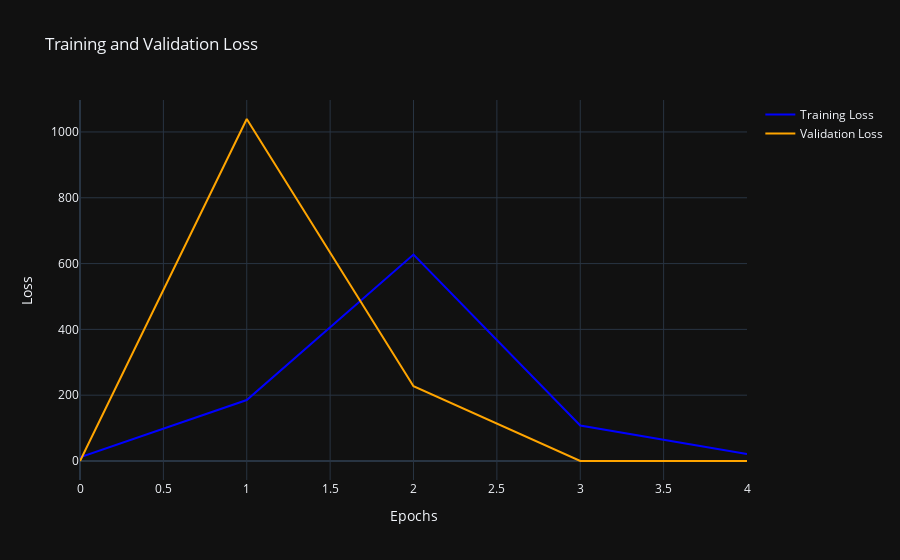
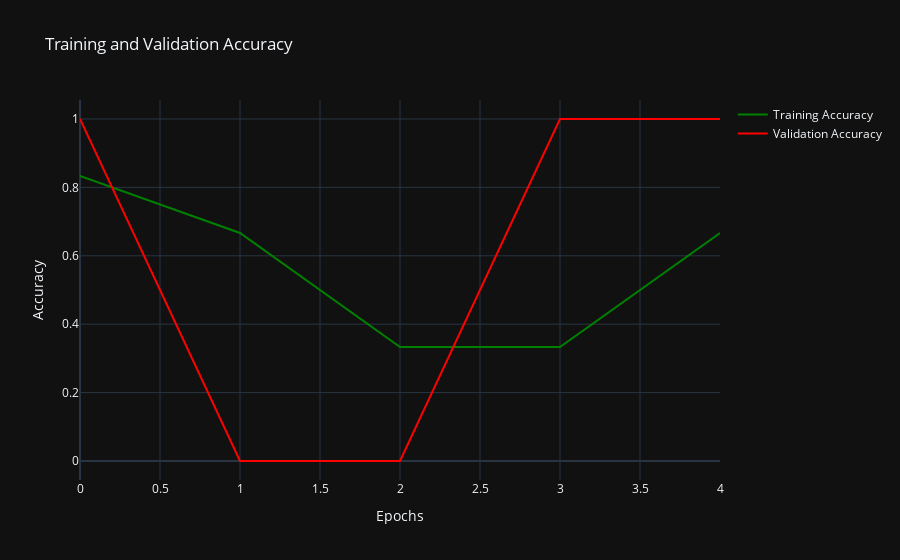

The notebook cell saved with these charts, in order:
### Code cell
import plotly.graph_objects as go
import plotly.express as px



# Create a Plotly figure for loss
fig_loss = go.Figure()

fig_loss.add_trace(go.Scatter(x=history.epoch,
                             y=history.history['loss'],
                             mode='lines',
                             name='Training Loss',
                             line=dict(color='blue')))
fig_loss.add_trace(go.Scatter(x=history.epoch,
                             y=history.history['val_loss'],
                             mode='lines',
                             name='Validation Loss',
                             line=dict(color='orange')))

fig_loss.update_layout(title='Training and Validation Loss',
                      xaxis_title='Epochs',
                      yaxis_title='Loss',
                      template='plotly_dark')

# Create a Plotly figure for accuracy
fig_accuracy = go.Figure()

fig_accuracy.add_trace(go.Scatter(x=history.epoch,
                                 y=history.history['accuracy'],
                                 mode='lines',
                                 name='Training Accuracy',
                                 line=dict(color='green')))
fig_accuracy.add_trace(go.Scatter(x=history.epoch,
                                 y=history.history['val_accuracy'],
                                 mode='lines',
                                 name='Validation Accuracy',
                                 line=dict(color='red')))

fig_accuracy.update_layout(title='Training and Validation Accuracy',
                          xaxis_title='Epochs',
                          yaxis_title='Accuracy',
                          template='plotly_dark')

# Show the figures
fig_loss.show()
fig_accuracy.show()

### Figure 1 — Plotly figure (JSON) as saved in the notebook; plotly's stock layout.template omitted (floating-point values rounded to 4 significant figures)
{"data": [{"line": {"color": "blue"}, "mode": "lines", "name": "Training Loss", "type": "scatter", "x": [0, 1, 2, 3, 4], "y": [11.52, 185.2, 627.3, 107.9, 21.05]}, {"line": {"color": "orange"}, "mode": "lines", "name": "Validation Loss", "type": "scatter", "x": [0, 1, 2, 3, 4], "y": [0, 1039.0, 227.3, 4.23e-17, 6.785e-15]}], "layout": {"title": {"text": "Training and Validation Loss"}, "xaxis": {"title": {"text": "Epochs"}}, "yaxis": {"title": {"text": "Loss"}}}}

### Figure 2 — Plotly figure (JSON) as saved in the notebook; plotly's stock layout.template omitted (floating-point values rounded to 4 significant figures)
{"data": [{"line": {"color": "green"}, "mode": "lines", "name": "Training Accuracy", "type": "scatter", "x": [0, 1, 2, 3, 4], "y": [0.8333, 0.6667, 0.3333, 0.3333, 0.6667]}, {"line": {"color": "red"}, "mode": "lines", "name": "Validation Accuracy", "type": "scatter", "x": [0, 1, 2, 3, 4], "y": [1, 0, 0, 1, 1]}], "layout": {"title": {"text": "Training and Validation Accuracy"}, "xaxis": {"title": {"text": "Epochs"}}, "yaxis": {"title": {"text": "Accuracy"}}}}
